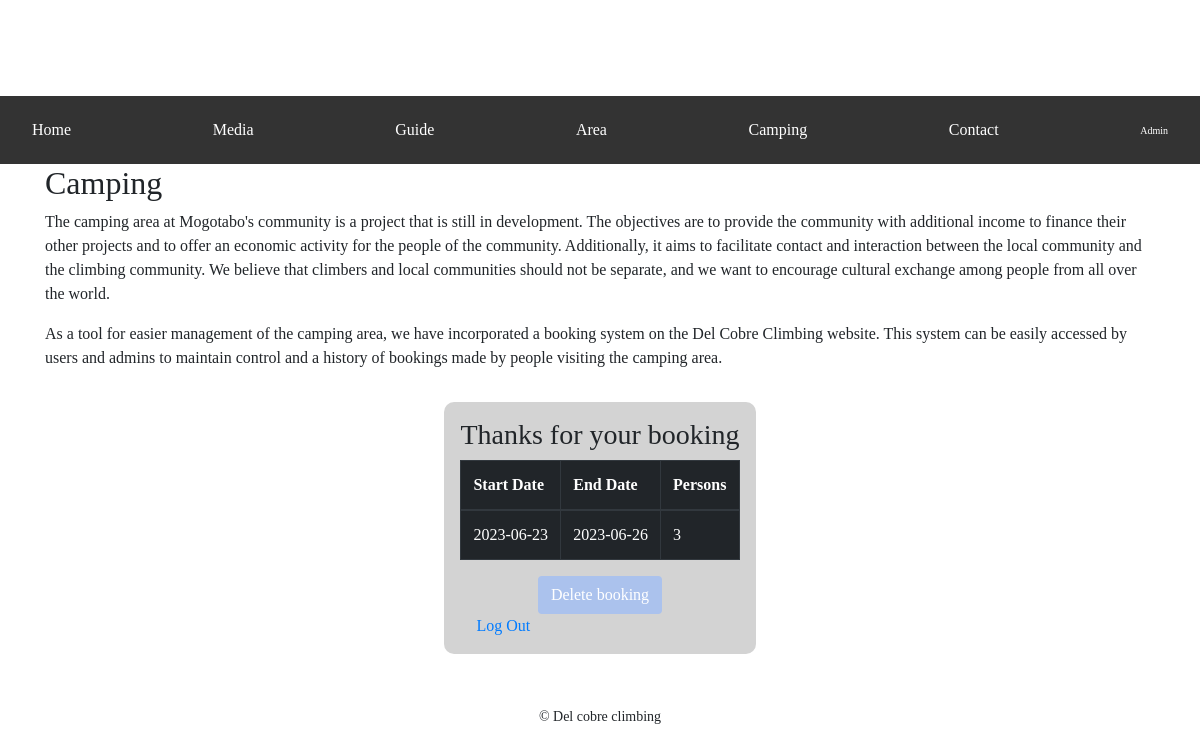
Page /camping (signed in) on the committed database.
### tables this page shows
CREATE TABLE booking(
id INTEGER PRIMARY KEY AUTOINCREMENT NOT NULL,
userID INTEGER,
startDate TEXT,
endDate TEXT,
number INTEGER,
timestamp TEXT,
FOREIGN KEY (userID) REFERENCES users(id)
UNIQUE (id)
);

### app.py (the view)
@app.route("/camping", methods=["GET", "POST"])
def camping():
    if session["accountType"] == "admin":
        return redirect("/admin")
    if "user_id" in session:
        booked = db.execute("SELECT * FROM booking WHERE userID = ?", session["user_id"])
    else:
        booked = False
    if request.method == "POST":
        startDate = request.form.get("startDate")
        endDate = request.form.get("endDate")
        number = request.form.get("number")
        currentDate = datetime.today().strftime('%Y-%m-%d')
        if startDate < currentDate:
            flash("You have selected an invalid start date")
            return render_template("camping.html")
        elif startDate > endDate:
            flash("Start date must be before the end date")
            return render_template("camping.html")
        elif not number.isdecimal():
            flash("You have selected an invalid number of persons")
            return render_template("camping.html")
        db.execute("INSERT INTO booking (userID, startDate, endDate, number, timestamp) VALUES (?, ?, ?, ?, ?)",
                   session["user_id"], startDate, endDate, number, currentDate)
        booked = db.execute("SELECT * FROM booking WHERE userID = ?", session["user_id"])
        userInfo = db.execute("SELECT username, name, lastName, email FROM users WHERE id = ?", session["user_id"])
        name = userInfo[0]["name"]
        lastName = userInfo[0]["lastName"]
        email_address = userInfo[0]["email"]
        email_subject = name + ": Your booking at Del cobre climbing"
        email_message = name + ' ' + lastName + ",\n Thanks for your booking at Mogotabo's camping area.\n By camping here, you contribuite to the community's economical and social developement.\n\nYour booking:\nStart date: " + startDate + '\nEnd date: ' + endDate + '\nNumber of persons: ' + number + '\n\n If you have any questions about your booking you can replay this email or contact us trought the contact page in our website.\n\n Del cobre climbing team.'
        sender_email = 'delcobreclimbing@gmail.com'
        sender_password = 'DOLJZVVOMRTHXTOQ'
        receiver_email = email_address
        message = MIMEMultipart()
        message['From'] = sender_email
        message['To'] = receiver_email
        message['Subject'] = email_subject
        message.attach(MIMEText(email_message, 'plain'))
        try:
            server = smtplib.SMTP('smtp.gmail.com', 587)
            server.starttls()
            server.login(sender_email, sender_password)
            server.sendmail(sender_email, receiver_email, message.as_string())
            server.quit()
            flash("Thanks for your booking")
            return redirect("/camping")
        except Exception as e:
            return str(e)
    else:
        return render_template("camping.html", booked=booked)

### templates/camping.html (shortened to what this page needs)
{% extends "layout.html" %}
{% block main %}
    <div class="container"><h2>Camping</h2>
        <p>The camping area at Mogotabo's community is a project that is still in development. The objectives are to provide the community with additional income to finance their other projects and to offer an economic activity for the people of the community. Additionally, it aims to facilitate contact and interaction between the local community and the climbing community. We believe that climbers and local communities should not be separate, and we want to encourage cultural exchange among people from all over the world.
        </p>
        <p>As a tool for easier management of the camping area, we have incorporated a booking system on the Del Cobre Climbing website. This system can be easily accessed by users and admins to maintain control and a history of bookings made by people visiting the camping area.
        </p>
    </div>
    <div class ="container-calendar">
        <div class="box">
            {% if not session["user_id"] %}
            <div>
                <a class="spaced" href="/register">Register</a>
                <a class="spaced" href="/login">Log in</a>
            </div>
            {% else %}
                {% if not booked %}
                    <h3> Book your camping spot</h3>
                    <div class="inputCal">
                        <form action="/camping" method="post">
                            <p><input id="startDate" name="startDate" type="date" required min="" placeholder="Start date"></p>
                            <p><input id="endDate" name="endDate" type="date" required placeholder="End date"></p>
                            <p><label>Number of persons:</label></p>
                            <p><input id="number" name="number" required type="number" min="1" placeholder="0"></p>
                            <div class="btncont"><button type="submit" name="delUser" class="btn">Send</button></div>
                        </form>
                    </div>
                {% else %}
                    <h3>Thanks for your booking</h3>
                    <div>
                    <table class="table table-bordered table-dark">
                        <thead>
                            <tr>
                            <th scope="col">Start Date</th>
                            <th scope="col">End Date</th>
                            <th scope="col">Persons</th>
                            </tr>
                        </thead>
                        <tbody>
                            {% for book in booked %}
                            <tr>
                                <td>{{ book.startDate }}</td>
                                <td>{{ book.endDate }}</td>
                                <td>{{ book.number }}</td>
                            </tr>
                        {% endfor %}
                        </table>
                        <div class="btncont">
                            <form action="/delete" method="post">
                                <button type="submit" class="btn">Delete booking</button></div>
                {% endif %}
                            <a class="spaced" href="/logout">Log Out</a>
                        </div>
                    </div>
            {% endif %}
        </div>
{% endblock %}

### static/styles.css (style rules this page uses)
* { font-family: "Lucida Sans"; }
.spaced { margin: 1rem; }
body { min-width: 100vw; margin: 0px; padding: 0px; justify-content: center; box-sizing: border-box !important; }
h2 { margin-bottom: 1rem; }
.container { display: flex; flex-direction: column; }
.container-calendar { display: flex; justify-content: center; align-content: center; }
.btncont { display: flex; justify-content: center; }
.box { background-color: lightgray; border-radius: 10px; padding: 1rem; margin: 1rem; }
button { background-color: #abc2ed; border: none; border-radius: 12px; color: white; padding: 10px; text-align: center; text-decoration: none; display: inline-block; font-size: 16px; margin: 4px 2px; }

### rows in the picture
booking: startDate "2023-06-23", endDate "2023-06-26", number "3"
